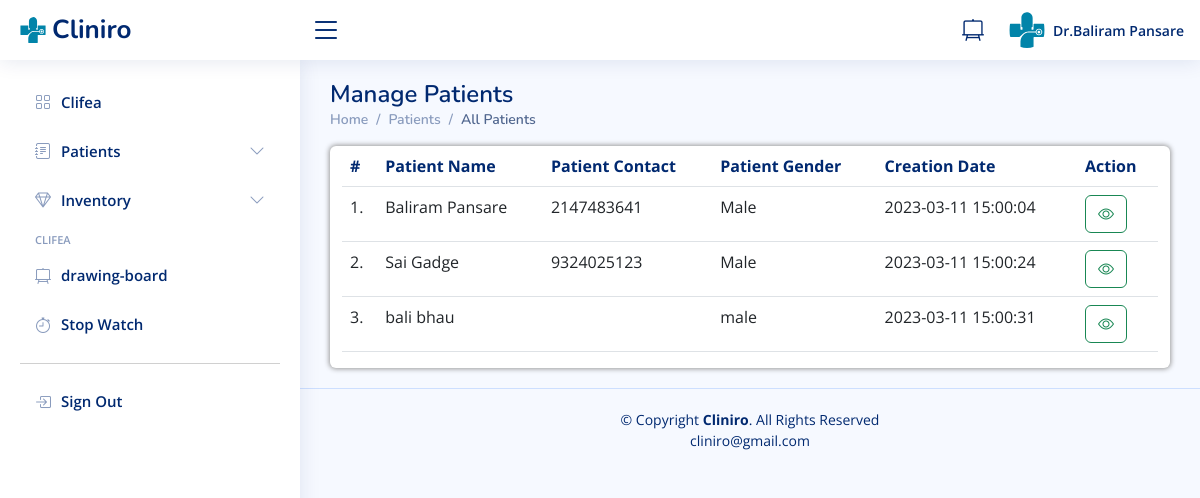
The app's page /receptionist/manage-patient.php (signed in) with its own data.
### tables this page shows
CREATE TABLE `doctors` (
  `id` int(11) NOT NULL,
  `specilization` varchar(255) DEFAULT NULL,
  `doctorName` varchar(255) DEFAULT NULL,
  `address` longtext DEFAULT NULL,
  `docFees` varchar(255) DEFAULT NULL,
  `contactno` bigint(11) DEFAULT NULL,
  `docEmail` varchar(255) DEFAULT NULL,
  `gender` text DEFAULT NULL,
  `age` varchar(20) DEFAULT NULL,
  `dob` varchar(50) DEFAULT NULL,
  `clinic_name` varchar(50) DEFAULT NULL,
  `clinic_contact` bigint(11) DEFAULT NULL,
  `clinic_timing` varchar(50) DEFAULT NULL,
  `closed` varchar(50) DEFAULT '-',
  `clinic_locality` varchar(50) DEFAULT NULL,
  `clinic_city` varchar(50) DEFAULT NULL,
  `password` varchar(255) DEFAULT NULL,
  `creationDate` timestamp NULL DEFAULT current_timestamp(),
  `updationDate` timestamp NULL DEFAULT NULL ON UPDATE current_timestamp()
);

CREATE TABLE `users` (
  `id` int(11) NOT NULL,
  `fullName` varchar(255) DEFAULT NULL,
  `address` longtext DEFAULT NULL,
  `city` varchar(255) DEFAULT NULL,
  `gender` varchar(255) DEFAULT NULL,
  `email` varchar(255) DEFAULT NULL,
  `password` varchar(255) DEFAULT NULL,
  `regDate` timestamp NULL DEFAULT current_timestamp(),
  `updationDate` timestamp NULL DEFAULT NULL ON UPDATE current_timestamp(),
  `Age` int(3) DEFAULT NULL,
  `Height` int(4) DEFAULT NULL,
  `Weight` int(3) DEFAULT NULL,
  `Medication` varchar(200) DEFAULT NULL,
  `Allergy` varchar(200) DEFAULT NULL,
  `Phone` bigint(10) DEFAULT NULL,
  `Locality` varchar(100) DEFAULT NULL,
  `Ename` varchar(50) DEFAULT NULL,
  `Erelation` varchar(50) DEFAULT NULL,
  `Econtact` bigint(10) DEFAULT NULL,
  `otp` int(10) NOT NULL
);

CREATE TABLE `tblmedicalhistory` (
  `ID` int(10) NOT NULL,
  `PatientID` int(10) DEFAULT NULL,
  `DocId` int(100) NOT NULL,
  `PatientName` varchar(50) DEFAULT NULL,
  `gender` varchar(10) DEFAULT NULL,
  `age` int(10) DEFAULT NULL,
  `bloodgrp` varchar(5) DEFAULT NULL,
  `symptoms` varchar(500) DEFAULT NULL,
  `BloodPressure` varchar(200) DEFAULT NULL,
  `Weight` varchar(100) DEFAULT NULL,
  `Temperature` varchar(200) DEFAULT NULL,
  `tabname1` varchar(100) DEFAULT NULL,
  `tabpat1` varchar(10) DEFAULT NULL,
  `tabped1` varchar(50) DEFAULT NULL,
  `tabday1` varchar(20) DEFAULT NULL,
  `tabother` varchar(500) DEFAULT NULL,
  `tests` varchar(500) DEFAULT NULL,
  `PayDescription` varchar(500) DEFAULT NULL,
  `PayAmount` int(10) DEFAULT NULL,
  `CreationDate` timestamp NOT NULL DEFAULT current_timestamp() ON UPDATE current_timestamp()
);

### receptionist/manage-patient.php (the view, shortened to what this page needs)
<?php
include('include/config.php');
if(strlen($_SESSION['id']==0)) {
 header('location:doctorlogout.php');
  } else{
?>
<!DOCTYPE html>
<html lang="en">
<?php include('include/head.php');?>
<body>
<?php include('include/header.php');?>
<?php include('include/sidebar.php');?>
  <main class="main" id="main">
  <div class="pagetitle">
      <h1>Manage Patients</h1>
      <nav>
        <ol class="breadcrumb">
          <li class="breadcrumb-item"><a href="dashboard.php">Home</a></li>
          <li class="breadcrumb-item">Patients</li>
          <li class="breadcrumb-item active">All Patients</li>
        </ol>
      </nav>
    </div>
    <div class="col-xxl-12 mx-auto">
                    <div class="container-fluid box8 rounded table-responsive" id="patients-patients-cont">
                        <table class="table datatable">
                            <thead>
                              <tr id="form-subhead">
                                <th scope="col">#</th>
                                <th scope="col">Patient Name</th>
                                <th scope="col">Patient Contact</th>
                                <th scope="col">Patient Gender</th>
                                <th scope="col">Creation Date</th>
                                <th scope="col">Action</th>
                              </tr>
                            </thead>
                            <tbody>
                            <?php
                            $docid=$_SESSION['id'];
                            $sql=mysqli_query($con,"SELECT * FROM users RIGHT JOIN tblmedicalhistory on users.id = tblmedicalhistory.PatientID WHERE DocID = $docid GROUP BY PatientID order by CreationDate;");
                            $cnt=1;
                            while($row=mysqli_fetch_array($sql))
                            {
                            ?>
                                <tr>
                                <td class="center"><?php echo $cnt;?>.</td>
                                <td><?php echo $row['PatientName'];?></td>
                                <td><?php echo $row['Phone'];?></td>
                                <td><?php echo $row['gender'];?></td>
                                <td><?php echo $row['CreationDate'];?></td>
                                    <td>
                                        <a href="view-patient.php?viewid=<?php echo $row['PatientID'];?>"> <button class="btn btn-outline-success"><i class="bi bi-eye"></i></button> </a>
                                    </td>
                                  </tr>
                                <?php
                                $cnt=$cnt+1;
							}?>
                            </tbody>
                          </table>
                      </div>
                     </div>
  </main>
  <?php include('include/footer.php');?>
</body>
</html>
<?php } ?>

### receptionist/include/header.php
<header id="header" class="header fixed-top d-flex align-items-center">
<div class="d-flex align-items-center justify-content-between">
  <a href="index.html" class="logo d-flex align-items-center">
    <img src="assets/img/logo.svg" alt="">
    <span class="d-none d-lg-block">Cliniro</span>
  </a>
  <i class="bi bi-list toggle-sidebar-btn"></i>
</div>
<nav class="header-nav ms-auto">
  <ul class="d-flex align-items-center">
    <li>
      <a class="nav-link nav-icon" href="scratchpad.php" target="_blank" >
        <i class="bi bi-easel2"></i>
      </a>
    </li>
    <li class="nav-item dropdown pe-3">
      <a class="nav-link nav-profile d-flex align-items-center pe-0" href="#" data-bs-toggle="dropdown">
        <img src="assets/img/logo copy.svg" alt="Profile" class="rounded-circle">
        <span class="d-none d-md-block  ps-2">
        <?php $query=mysqli_query($con,"select doctorName from doctors where id='".$_SESSION['id']."'");
        while($row=mysqli_fetch_array($query))
        {
             echo 'Dr.' ,  $row['doctorName'];
        }?>
        </span>
      </a>
    </li>
  </ul>
</nav>
</header>

### receptionist/assets/css/style.css (style rules this page uses)
:root { scroll-behavior: smooth; }
body { font-family: "Open Sans", sans-serif; background: #f6f9ff; color: #444444; }
a { color: #4154f1; text-decoration: none; }
h1, h2, h3, h4, h5, h6 { font-family: "Nunito", sans-serif; }
#main { margin-top: 60px; padding: 20px 30px; transition: all 0.3s; }
.pagetitle { margin-bottom: 10px; }
.pagetitle h1 { font-size: 24px; margin-bottom: 0; font-weight: 600; color: #012970; }
.breadcrumb { font-size: 14px; font-family: "Nunito", sans-serif; color: #899bbd; font-weight: 600; }
.breadcrumb a { color: #899bbd; transition: 0.3s; }
.breadcrumb .breadcrumb-item::before { color: #899bbd; }
.breadcrumb .active { color: #51678f; font-weight: 600; }
.logo { line-height: 1; }
@media (min-width: 1200px) { .logo { width: 280px; } }
.logo img { max-height: 26px; margin-right: 6px; }
.logo span { font-size: 26px; font-weight: 700; color: #012970; font-family: "Nunito", sans-serif; }
.header { transition: all 0.5s; z-index: 997; height: 60px; box-shadow: 0px 2px 20px rgba(1, 41, 112, 0.1); background-color: #fff; padding-left: 20px; }
.header .toggle-sidebar-btn { font-size: 32px; padding-left: 10px; cursor: pointer; color: #012970; }
.header-nav ul { list-style: none; }
.header-nav>ul { margin: 0; padding: 0; }
.header-nav .nav-icon { font-size: 22px; color: #012970; margin-right: 25px; position: relative; }
.header-nav .nav-profile { color: #012970; }
.header-nav .nav-profile img { max-height: 36px; }
.header-nav .nav-profile span { font-size: 14px; font-weight: 600; }
@media (min-width: 1200px) { #main, #footer { margin-left: 300px; } }
button { cursor: pointer; }
.box8 { box-shadow: 0px 0px 5px 1px #999; }
#patients-patients-cont { background-color: white; }
#form-subhead { color: #012970; }

### records on screen
doctors: doctorName "Baliram Pansare"
users: tblmedicalhistory.PatientName "Baliram Pansare", Phone "2147483641", tblmedicalhistory.gender "Male", tblmedicalhistory.CreationDate "2023-03-11 15:00:04"
users: tblmedicalhistory.PatientName "Sai Gadge", Phone "9324025123", tblmedicalhistory.gender "Male", tblmedicalhistory.CreationDate "2023-03-11 15:00:24"
users: tblmedicalhistory.PatientName "bali bhau", tblmedicalhistory.gender "male", tblmedicalhistory.CreationDate "2023-03-11 15:00:31"
